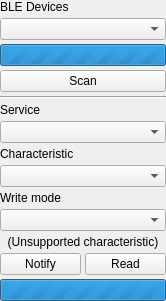
<?xml version="1.0" encoding="UTF-8"?>
<ui version="4.0">
 <class>BleCentralUi</class>
 <widget class="QWidget" name="BleCentralUi">
  <property name="geometry">
   <rect>
    <x>0</x>
    <y>0</y>
    <width>166</width>
    <height>279</height>
   </rect>
  </property>
  <property name="windowTitle">
   <string>Form</string>
  </property>
  <layout class="QGridLayout" name="gridLayout">
   <property name="leftMargin">
    <number>0</number>
   </property>
   <property name="topMargin">
    <number>0</number>
   </property>
   <property name="rightMargin">
    <number>0</number>
   </property>
   <property name="bottomMargin">
    <number>0</number>
   </property>
   <property name="spacing">
    <number>4</number>
   </property>
   <item row="7" column="0">
    <widget class="QLabel" name="label_3">
     <property name="sizePolicy">
      <sizepolicy hsizetype="Preferred" vsizetype="Preferred">
       <horstretch>0</horstretch>
       <verstretch>0</verstretch>
      </sizepolicy>
     </property>
     <property name="text">
      <string>Characteristic</string>
     </property>
    </widget>
   </item>
   <item row="1" column="0">
    <widget class="QComboBox" name="comboBoxDevices"/>
   </item>
   <item row="6" column="0">
    <widget class="QComboBox" name="comboBoxServices">
     <property name="sizePolicy">
      <sizepolicy hsizetype="Preferred" vsizetype="Fixed">
       <horstretch>0</horstretch>
       <verstretch>0</verstretch>
      </sizepolicy>
     </property>
    </widget>
   </item>
   <item row="11" column="0">
    <widget class="QLabel" name="labelUnsupported">
     <property name="text">
      <string>(Unsupported characteristic)</string>
     </property>
     <property name="alignment">
      <set>Qt::AlignmentFlag::AlignCenter</set>
     </property>
    </widget>
   </item>
   <item row="0" column="0">
    <widget class="QLabel" name="label">
     <property name="sizePolicy">
      <sizepolicy hsizetype="Preferred" vsizetype="Preferred">
       <horstretch>0</horstretch>
       <verstretch>0</verstretch>
      </sizepolicy>
     </property>
     <property name="text">
      <string>BLE Devices</string>
     </property>
    </widget>
   </item>
   <item row="8" column="0">
    <widget class="QComboBox" name="comboBoxCharacteristics"/>
   </item>
   <item row="3" column="0">
    <widget class="QPushButton" name="pushButtonScan">
     <property name="text">
      <string>Scan</string>
     </property>
    </widget>
   </item>
   <item row="12" column="0">
    <layout class="QHBoxLayout" name="horizontalLayout">
     <item>
      <widget class="QPushButton" name="pushButtonNotify">
       <property name="text">
        <string>Notify</string>
       </property>
      </widget>
     </item>
     <item>
      <widget class="QPushButton" name="pushButtonRead">
       <property name="text">
        <string>Read</string>
       </property>
      </widget>
     </item>
    </layout>
   </item>
   <item row="10" column="0">
    <widget class="QComboBox" name="comboBoxWriteMode"/>
   </item>
   <item row="13" column="0">
    <widget class="QProgressBar" name="progressBarOpening">
     <property name="toolTip">
      <string>Service scanning</string>
     </property>
     <property name="maximum">
      <number>0</number>
     </property>
     <property name="value">
      <number>-1</number>
     </property>
     <property name="textVisible">
      <bool>false</bool>
     </property>
     <property name="invertedAppearance">
      <bool>false</bool>
     </property>
     <property name="format">
      <string notr="true">%p%</string>
     </property>
    </widget>
   </item>
   <item row="4" column="0">
    <widget class="Line" name="line">
     <property name="orientation">
      <enum>Qt::Orientation::Horizontal</enum>
     </property>
    </widget>
   </item>
   <item row="9" column="0">
    <widget class="QLabel" name="labelWriteMode">
     <property name="sizePolicy">
      <sizepolicy hsizetype="Preferred" vsizetype="Preferred">
       <horstretch>0</horstretch>
       <verstretch>0</verstretch>
      </sizepolicy>
     </property>
     <property name="text">
      <string>Write mode</string>
     </property>
    </widget>
   </item>
   <item row="5" column="0">
    <widget class="QLabel" name="label_2">
     <property name="sizePolicy">
      <sizepolicy hsizetype="Preferred" vsizetype="Preferred">
       <horstretch>0</horstretch>
       <verstretch>0</verstretch>
      </sizepolicy>
     </property>
     <property name="text">
      <string>Service</string>
     </property>
    </widget>
   </item>
   <item row="2" column="0">
    <widget class="QProgressBar" name="progressBarScanning">
     <property name="toolTip">
      <string>Device scanning</string>
     </property>
     <property name="maximum">
      <number>0</number>
     </property>
     <property name="value">
      <number>-1</number>
     </property>
     <property name="textVisible">
      <bool>false</bool>
     </property>
     <property name="format">
      <string notr="true">%p%</string>
     </property>
    </widget>
   </item>
  </layout>
 </widget>
 <resources/>
 <connections/>
</ui>
